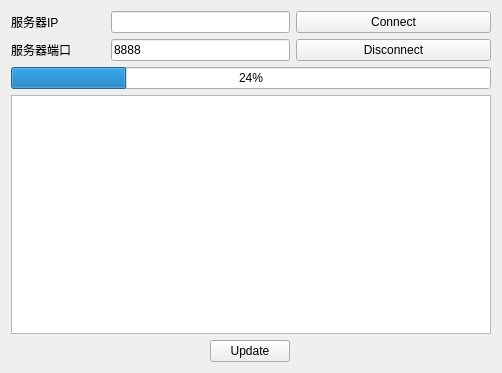
<?xml version="1.0" encoding="UTF-8"?>
<ui version="4.0">
 <class>UpdaterClient</class>
 <widget class="QWidget" name="UpdaterClient">
  <property name="geometry">
   <rect>
    <x>0</x>
    <y>0</y>
    <width>502</width>
    <height>373</height>
   </rect>
  </property>
  <property name="windowTitle">
   <string>UpdaterClient</string>
  </property>
  <layout class="QGridLayout" name="gridLayout">
   <item row="0" column="0">
    <widget class="QLabel" name="label">
     <property name="text">
      <string>服务器IP</string>
     </property>
    </widget>
   </item>
   <item row="0" column="1" colspan="2">
    <widget class="QLineEdit" name="lineEditIP"/>
   </item>
   <item row="0" column="3">
    <widget class="QPushButton" name="ButtonConnect">
     <property name="text">
      <string>Connect</string>
     </property>
    </widget>
   </item>
   <item row="1" column="0">
    <widget class="QLabel" name="label_2">
     <property name="text">
      <string>服务器端口</string>
     </property>
    </widget>
   </item>
   <item row="1" column="1" colspan="2">
    <widget class="QLineEdit" name="lineEditPort">
     <property name="text">
      <string>8888</string>
     </property>
    </widget>
   </item>
   <item row="1" column="3">
    <widget class="QPushButton" name="ButtonDisconnect">
     <property name="text">
      <string>Disconnect</string>
     </property>
    </widget>
   </item>
   <item row="2" column="0" colspan="4">
    <widget class="QProgressBar" name="DownloadProgress">
     <property name="value">
      <number>24</number>
     </property>
    </widget>
   </item>
   <item row="3" column="0" colspan="4">
    <widget class="QTextEdit" name="textEditRead">
     <property name="readOnly">
      <bool>true</bool>
     </property>
    </widget>
   </item>
   <item row="4" column="0" colspan="2">
    <spacer name="horizontalSpacer">
     <property name="orientation">
      <enum>Qt::Horizontal</enum>
     </property>
     <property name="sizeHint" stdset="0">
      <size>
       <width>193</width>
       <height>20</height>
      </size>
     </property>
    </spacer>
   </item>
   <item row="4" column="2">
    <widget class="QPushButton" name="ButtonUpdate">
     <property name="text">
      <string>Update</string>
     </property>
    </widget>
   </item>
   <item row="4" column="3">
    <spacer name="horizontalSpacer_2">
     <property name="orientation">
      <enum>Qt::Horizontal</enum>
     </property>
     <property name="sizeHint" stdset="0">
      <size>
       <width>193</width>
       <height>20</height>
      </size>
     </property>
    </spacer>
   </item>
  </layout>
 </widget>
 <resources/>
 <connections/>
</ui>
